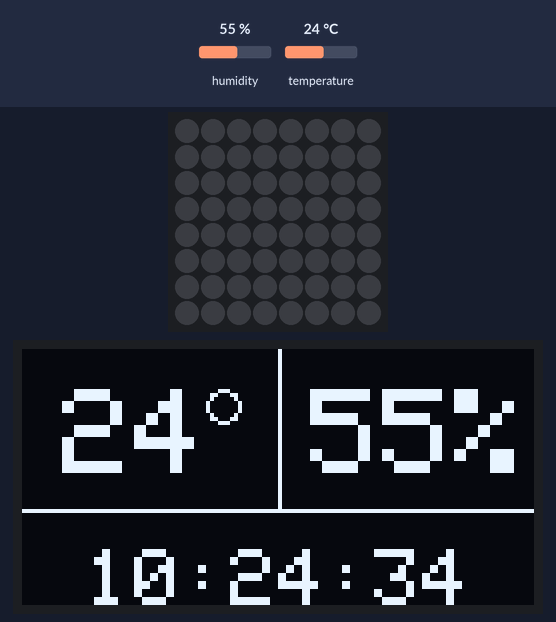
This program was run on a simulated ESP8266 (NodeMCU). On the bench: 8×8 RGB LED matrix (first LED top left, wired row by row), 128×64 one-colour display. Inputs (shaded band) come from the test bench; at power-on: humidity 55 %, temperature 24 °C. WiFi joins after 1.5 s; servers stay silent unless stated; network time is answered at once with the bench clock; the local clock reads 2024-03-15 10:24:30 at power-on unless the program sets it; no MQTT or app messages arrive unless stated; what the program prints to the serial monitor is not drawn.

Above: at 5.4 s.
5.5 s: humidity set to 22 %
At 8.0 s:
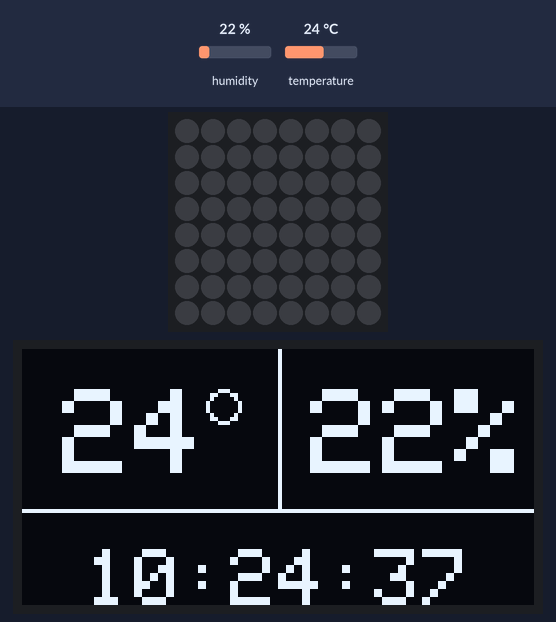
8.1 s: temperature set to 12 °C
At 9.6 s:
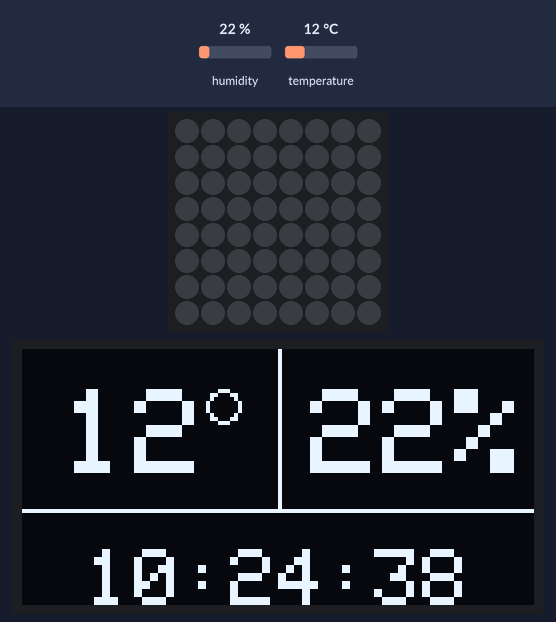
13.4 s: humidity set to 40 %
At 16.4 s:
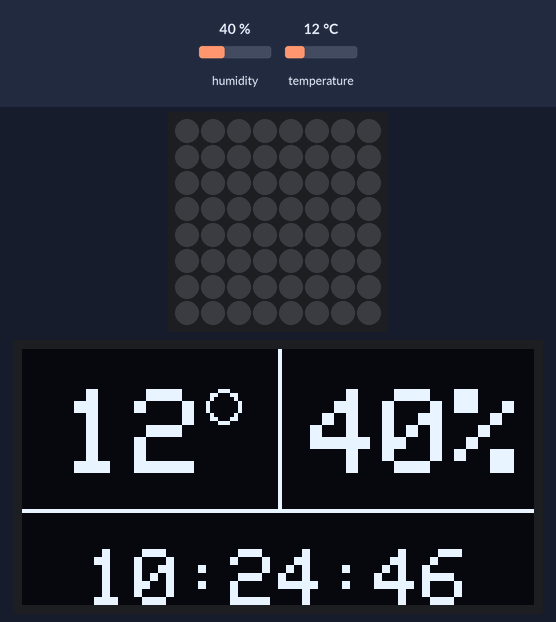
16.5 s: temperature set to 19 °C
At 18.0 s:
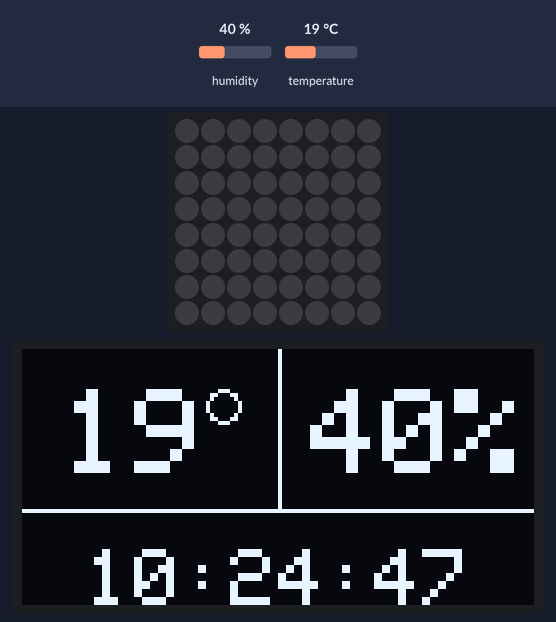
Timing chart, 0 to 19.5 s (numbered marks = the images above; inputs shaded):
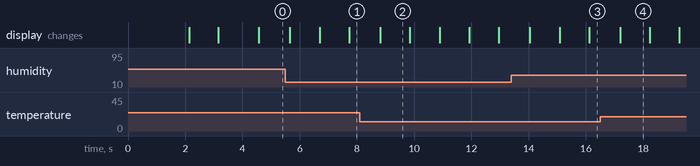

Measured:
- what the display in image 2 shows lasts 1.1 s, from 8.8 s to 9.9 s

The program:

main.cpp
```cpp
#include "DHTesp.h"
#include "bulb.h"
#include "config.h"

#include <Adafruit_GFX.h>
#include <Adafruit_SSD1306.h>
#include <ArduinoJson.h>
#include <ESP8266WiFi.h>
#include <NTPClient.h>
#include <PubSubClient.h>
#include <TimeLib.h>
#include <WiFiUdp.h>
#include <Wire.h>

DHTesp dht;

const long utcOffsetInSeconds = 3600;

WiFiUDP ntpUDP;
NTPClient timeClient(ntpUDP, "pool.ntp.org", utcOffsetInSeconds);
Adafruit_SSD1306 display(SCREEN_WIDTH, SCREEN_HEIGHT, &Wire, -1);
RGBBulb bulb;
WiFiClient wifiClient;
PubSubClient mqttClient(wifiClient);

#if defined(MQTT_HOME_ASSISTANT_SUPPORT)
StaticJsonDocument<256> staticJsonBuffer;
char jsonBuffer[256] = {0};
#endif

volatile uint8_t cmd = CMD_NOT_DEFINED;

int temp = 0;
int humid = 0;

void PublishToMQTT(const char *p_topic, char *p_payload);

String getTimeNum(int num) {
  String a = "";
  if (num < 10) {
    a += "0";
  }
  a += num;
  return a;
}

void DisplayLines() {
  display.drawLine(64, 0, 64, 40, WHITE);
  display.drawLine(0, 40, 128, 40, WHITE);
}

void DisplayTime() {
  display.setTextSize(2);
  display.setTextColor(WHITE);
  display.setCursor(16, 50);

  display.print(getTimeNum(timeClient.getHours()));
  display.print(":");
  display.print(getTimeNum(timeClient.getMinutes()));
  display.print(":");
  display.print(getTimeNum(timeClient.getSeconds()));
}

void DisplayTH() {
  display.setTextSize(3);
  display.setTextColor(WHITE);

  display.setCursor(10, 10);
  display.print(int(temp));
  display.drawCircle(50, 14, 4, WHITE);

  display.setCursor(72, 10);
  display.print(int(humid));
  display.print("%");
}

void DisplayInfo() {
  display.clearDisplay();

  DisplayLines();
  DisplayTime();
  DisplayTH();
  display.display();
}

void ConnectWiFi() {
  Serial.print("Connecting to ");
  Serial.println(WIFI_SSID);

  WiFi.begin(WIFI_SSID, WIFI_PASSWORD);
  while (WiFi.status() != WL_CONNECTED) {
    delay(500);
    Serial.print(".");
  }

  Serial.print("Connected with IP:");
  Serial.println(WiFi.localIP());
}

char MQTT_CLIENT_ID[11] = "smartshoji";
#if defined(MQTT_HOME_ASSISTANT_SUPPORT)
char MQTT_CONFIG_TOPIC[sizeof(MQTT_HOME_ASSISTANT_DISCOVERY_PREFIX) +
                       sizeof(MQTT_CLIENT_ID) +
                       sizeof(MQTT_CONFIG_TOPIC_TEMPLATE) - 4] = {0};
#else

#endif

const PROGMEM char *MQTT_STATE_TOPIC = "office/rgb1/light";
const PROGMEM char *MQTT_COMMAND_TOPIC = "office/rgb1/light/set";

const PROGMEM char *MQTT_SENSOR_STATE_TOPIC = "office/sensor1";

volatile unsigned long lastMQTTConnection = MQTT_CONNECTION_TIMEOUT;
/*
   Function called when a MQTT message has arrived
   @param p_topic   The topic of the MQTT message
   @param p_payload The payload of the MQTT message
   @param p_length  The length of the payload
*/
void HandleMQTTMessage(char *p_topic, byte *p_payload, unsigned int p_length) {
  // concatenates the payload into a string
  String payload;
  for (uint8_t i = 0; i < p_length; i++) {
    payload.concat((char)p_payload[i]);
  }

  Serial.print("MQTT message from Topic: ");
  Serial.println(p_topic);
  Serial.print("message: ");
  Serial.println(payload);

  if (String(MQTT_COMMAND_TOPIC).equals(p_topic)) {
    DynamicJsonDocument root(1024);
    auto err = deserializeJson(root, p_payload);
    if (err) {
      return;
    }
    if (root.containsKey("state")) {
      if (strcmp(root["state"], MQTT_STATE_ON_PAYLOAD) == 0) {
        if (bulb.setState(true)) {
          cmd = CMD_STATE_CHANGED;
        }
      } else if (strcmp(root["state"], MQTT_STATE_OFF_PAYLOAD) == 0) {
        if (bulb.setState(false)) {
          cmd = CMD_STATE_CHANGED;
        }
      }
    }

    if (root.containsKey("brightness")) {
      uint8_t b = root["brightness"];
      bulb.setBrightness(b);
      cmd = CMD_STATE_CHANGED;
    }

    if (root.containsKey("color")) {
      uint8_t r = root["color"]["r"];
      uint8_t g = root["color"]["g"];
      uint8_t b = root["color"]["b"];

      if (bulb.setColor(r, g, b)) {
        cmd = CMD_STATE_CHANGED;
      }
    }

    if (root.containsKey("color_temp")) {
      if (bulb.setColorTemperature(root["color_temp"])) {
        cmd = CMD_STATE_CHANGED;
      }
    }
  }
}

/*
  Function called to subscribe to a MQTT topic
*/
void SubscribeToMQTT(const char *p_topic) {
  if (mqttClient.subscribe(p_topic)) {
    Serial.print(F("INFO: Sending the MQTT subscribe succeeded for topic: "));
    Serial.println(p_topic);
  } else {
    Serial.print(F("ERROR: Sending the MQTT subscribe failed for topic: "));
    Serial.println(p_topic);
  }
}

/*
  Function called to publish to a MQTT topic with the given payload
*/
void PublishToMQTT(const char *p_topic, char *p_payload) {
  if (mqttClient.publish(p_topic, p_payload, true)) {
    Serial.print(F("INFO: MQTT message published successfully, topic: "));
    Serial.print(p_topic);
    Serial.print(F(", payload: "));
    Serial.println(p_payload);
  } else {
    Serial.println(F("ERROR: MQTT message not published, either connection "
                     "lost, or message too large. Topic: "));
  }
}

void ConnectToMQTT() {
  if (!mqttClient.connected()) {
    Serial.println("Connecting to MQTT Server..");
    if (mqttClient.connect(MQTT_CLIENT_ID, MQTT_USERNAME, MQTT_PASSWORD)) {
      Serial.println(
          F("INFO: The client is successfully connected to the MQTT broker"));

      // PublishToMQTT(MQTT_STATE_TOPIC, MQTT_STATE_OFF_PAYLOAD);
      cmd = CMD_STATE_CHANGED;

      SubscribeToMQTT(MQTT_COMMAND_TOPIC);
    } else {
      Serial.println(F("ERROR: The connection to the MQTT broker failed"));
    }
    lastMQTTConnection = millis();
  }
}

void HandleCMD() {
  switch (cmd) {
  case CMD_NOT_DEFINED:
    break;
  case CMD_STATE_CHANGED:
    cmd = CMD_NOT_DEFINED;
    DynamicJsonDocument root(1024);
    root["state"] =
        bulb.getState() ? MQTT_STATE_ON_PAYLOAD : MQTT_STATE_OFF_PAYLOAD;
    root["brightness"] = bulb.getBrightness();
    JsonObject color = root.createNestedObject("color");
    color["r"] = bulb.getColor().red;
    color["g"] = bulb.getColor().green;
    color["b"] = bulb.getColor().blue;
    root["color_temp"] = bulb.getColorTemperature();
    // root.printTo(jsonBuffer, sizeof(jsonBuffer));
    serializeJson(root, jsonBuffer);
    PublishToMQTT(MQTT_STATE_TOPIC, jsonBuffer);
    break;
  }
}

void PublishTempHum() {
  DynamicJsonDocument root(256);
  root["temperature"] = temp;
  root["humidity"] = humid;
  serializeJson(root, jsonBuffer);
  PublishToMQTT(MQTT_SENSOR_STATE_TOPIC, jsonBuffer);
}

void setup() {
  Serial.begin(9600);
  delay(500);

  ConnectWiFi();

  mqttClient.setServer(MQTT_SERVER, MQTT_SERVER_PORT);
  mqttClient.setCallback(HandleMQTTMessage);
  ConnectToMQTT();

  bulb.init();

  if (!display.begin(SSD1306_SWITCHCAPVCC, 0x3C)) { // Address 0x3D for 128x64
    Serial.println(F("SSD1306 allocation failed"));
  }
  // -- DHT sensor init
  dht.setup(DHTpin, DHTesp::DHT11); // Connect DHT sensor to GPIO 14 (pin 5)

  display.clearDisplay();
  display.display();
  delay(1000);

  cmd = CMD_STATE_CHANGED;
}

void loop() {
  timeClient.update();
  ConnectToMQTT();
  mqttClient.loop();
  HandleCMD();
  bulb.loop();

  float t = dht.getTemperature();
  if (!isnan(t)) {
    if(int(t) != int(temp)){
      PublishTempHum();
    }
    temp = t;
  }
  float h = dht.getHumidity();
  if (!isnan(h)) {
    if(int(h) != int(humid)){
      PublishTempHum();
    }
    humid = h;
  }

  DisplayInfo();

  delay(1000);
}
```

bulb.cpp
```cpp
#include "bulb.h"
// #include <Adafruit_NeoMatrix.h>
// #include "config.h"

///////////////////////////////////////////////////////////////////////////
//   CONSTRUCTOR, INIT() AND LOOP()
///////////////////////////////////////////////////////////////////////////
RGBBulb::RGBBulb(void) {
  matrix = new Adafruit_NeoMatrix(
    8, 8, MATRIX_PIN,
    NEO_MATRIX_TOP + NEO_MATRIX_LEFT + NEO_MATRIX_ROWS + NEO_MATRIX_ZIGZAG,
    NEO_GRB + NEO_KHZ800);
}

void RGBBulb::init(void) {
  m_state = false;
  m_brightness = 60;
  m_color.red = 0;
  m_color.green = 0;
  m_color.blue = 0;

  initMatrix();
}

void RGBBulb::initMatrix(void) {
  matrix->begin();
  matrix->setBrightness(m_brightness);
  matrix->fillScreen(matrix->Color(m_color.red, m_color.green, m_color.blue));
  matrix->show();
  delay(1000);
  matrix->clear();
}

void RGBBulb::loop(void) {

}

///////////////////////////////////////////////////////////////////////////
//   STATE
///////////////////////////////////////////////////////////////////////////
bool RGBBulb::getState(void) {
  return m_state;
}

bool RGBBulb::setState(bool p_state) {
  // checks if the given state is different from the actual state
  if (p_state == m_state)
    return false;

  if (p_state) {
    m_state = true;
    setColor();
  } else {
    m_state = false;
    matrix->clear();
  }
  matrix->show();

  return true;
}

///////////////////////////////////////////////////////////////////////////
//   BRIGHTNESS
///////////////////////////////////////////////////////////////////////////
uint8_t RGBBulb::getBrightness(void) {
  return m_brightness;
}

bool RGBBulb::setBrightness(uint8_t p_brightness) {
  // checks if the value is smaller, bigger or equal to the actual brightness value
  if (p_brightness < 0 || p_brightness > 255 || p_brightness == m_brightness)
    return false;

  // saves the new brightness value
  m_brightness = p_brightness;

  matrix->setBrightness(m_brightness);

  return setColor();
}

///////////////////////////////////////////////////////////////////////////
//   RGB COLOR
///////////////////////////////////////////////////////////////////////////
Color RGBBulb::getColor(void) {
  return m_color;
}

bool RGBBulb::setColor(uint8_t p_red, uint8_t p_green, uint8_t p_blue) {
  if ((p_red < 0 || p_red > 255) || (p_green < 0 || p_green > 255) || (p_blue < 0 || p_blue > 255))
    return false;

  // saves the new values
  m_color.red = p_red;
  m_color.green = p_green;
  m_color.blue = p_blue;

  return setColor();
}

bool RGBBulb::setColor() {
  // sets the new color
  matrix->fillScreen(matrix->Color(m_color.red, m_color.green, m_color.blue));
  matrix->show();

  return true;
}

///////////////////////////////////////////////////////////////////////////
//   COLOR TEMPERATURE
///////////////////////////////////////////////////////////////////////////
uint16_t RGBBulb::getColorTemperature(void) {
  return m_colorTemperature;
}

bool RGBBulb::setColorTemperature(uint16_t p_colorTemperature) {
  // checks if the value is equal to the actual color temperature
  if (p_colorTemperature < COLOR_TEMP_HA_MIN_IN_MIRED || p_colorTemperature == m_colorTemperature || p_colorTemperature > COLOR_TEMP_HA_MAX_IN_MIRED)
    return false;

  // saves the new colour temperature
  m_colorTemperature = p_colorTemperature;

  // https://fr.wikipedia.org/wiki/Mired
  // http://www.tannerhelland.com/4435/convert-temperature-rgb-algorithm-code/
  // M = 1000000 / T <> T [kelvin] = 1000000 / M [mired]
      int tmpKelvin = 1000000 / m_colorTemperature;

      if (tmpKelvin < 1000) {
        tmpKelvin = 1000;
      } else if (tmpKelvin > 40000) {
        tmpKelvin = 40000;
      }

  //int tmpKelvin = map(p_colorTemperature, COLOR_TEMP_HA_MIN_IN_MIRED, COLOR_TEMP_HA_MAX_IN_MIRED, COLOR_TEMP_MAX_IN_KELVIN, COLOR_TEMP_MIN_IN_KELVIN);
  tmpKelvin = tmpKelvin / 100;

  // computes red
  if (tmpKelvin <= 66) {
    m_color.red = 255;
  } else {
    float red = tmpKelvin - 60;
    red = 329.698727446 * pow(red, -0.1332047592);
    if (red < 0) {
      m_color.red = 0;
    } else if (red > 255) {
      m_color.red = 255;
    } else {
      m_color.red = red;
    }
  }

  // computes green
  if (tmpKelvin <= 66) {
    float green = tmpKelvin;
    green = 99.4708025861 * log(green) - 161.1195681661;
    if (green < 0) {
      m_color.green = 0;
    } else if (green > 255) {
      m_color.green = 255;
    } else {
      m_color.green = green;
    }
  } else {
    float green = tmpKelvin - 60;
    green = 288.1221695283 * pow(green, -0.0755148492);
    if (green < 0) {
      m_color.green = 0;
    } else if (green > 255) {
      m_color.green = 255;
    } else {
      m_color.green = green;
    }
  }

  // computes blue
  if (tmpKelvin <= 66) {
    m_color.blue = 255;
  } else {
    if (tmpKelvin <= 19) {
      m_color.blue = 0;
    } else {
      float blue = tmpKelvin - 10;
      blue = 138.5177312231 * log(blue) - 305.0447927307;
      if (blue < 0) {
        m_color.blue = 0;
      } else if (blue > 255) {
        m_color.blue = 255;
      } else {
        m_color.blue = blue;
      }
    }
  }

  return setColor();
}
```

bulb.h
```cpp
#pragma once

// #include <ESP8266WiFi.h>          // https://github.com/esp8266/Arduino
// #include "config.h"

#include <Adafruit_NeoMatrix.h>
#include "config.h"

#define COLOR_TEMP_HA_MIN_IN_MIRED   154    // Home Assistant minimum color temperature
#define COLOR_TEMP_HA_MAX_IN_MIRED   500    // Home Assistant maximum color temperature
#define COLOR_TEMP_MIN_IN_KELVIN     1000   // minimum color temperature
#define COLOR_TEMP_MAX_IN_KELVIN     15000  // maximum color temperature

struct Color {
  uint8_t red;
  uint8_t green;
  uint8_t blue;
};

enum CMD {
  CMD_NOT_DEFINED,
  CMD_STATE_CHANGED,
};

class RGBBulb {
  public:
    RGBBulb(void);

    void      init(void);
    void      loop(void);

    bool      getState(void);
    bool      setState(bool p_state);

    uint8_t   getBrightness(void);
    bool      setBrightness(uint8_t p_brightness);

    Color     getColor(void);
    bool      setColor(uint8_t p_red, uint8_t p_green, uint8_t p_blue);

    uint16_t  getColorTemperature(void);
    bool      setColorTemperature(uint16_t p_colorTemperature);

  private:
    bool      m_state;
    uint8_t   m_brightness;
    Color     m_color;
    uint16_t  m_colorTemperature;

    Adafruit_NeoMatrix *matrix;

    void      initMatrix();
    bool      setColor();
};
```

config.h
```cpp
#pragma once

#define DHTpin D6
#define MATRIX_PIN D5

#define SCREEN_WIDTH 128 // OLED display width, in pixels
#define SCREEN_HEIGHT 64 // OLED display height, in pixels

#define FRIENDLY_NAME "Smart Shoji Lamp"

// -- WiFi
#define WIFI_SSID     ""
#define WIFI_PASSWORD ""

///////////////////////////////////////////////////////////////////////////
//   MQTT
///////////////////////////////////////////////////////////////////////////
#define MQTT_USERNAME     ""
#define MQTT_PASSWORD     ""
#define MQTT_SERVER       ""
#define MQTT_SERVER_PORT  1883

#define MQTT_HOME_ASSISTANT_SUPPORT

#if defined(MQTT_HOME_ASSISTANT_SUPPORT)
// template: <discovery prefix>/light/<chip ID>/config, status, state or set
#define MQTT_CONFIG_TOPIC_TEMPLATE  "%s/light/%s/config"
#else

#endif

#define MQTT_HOME_ASSISTANT_DISCOVERY_PREFIX  "homeassistant"
#define MQTT_STATE_ON_PAYLOAD   "ON"
#define MQTT_STATE_OFF_PAYLOAD  "OFF"

#define MQTT_CONNECTION_TIMEOUT 5000
```
